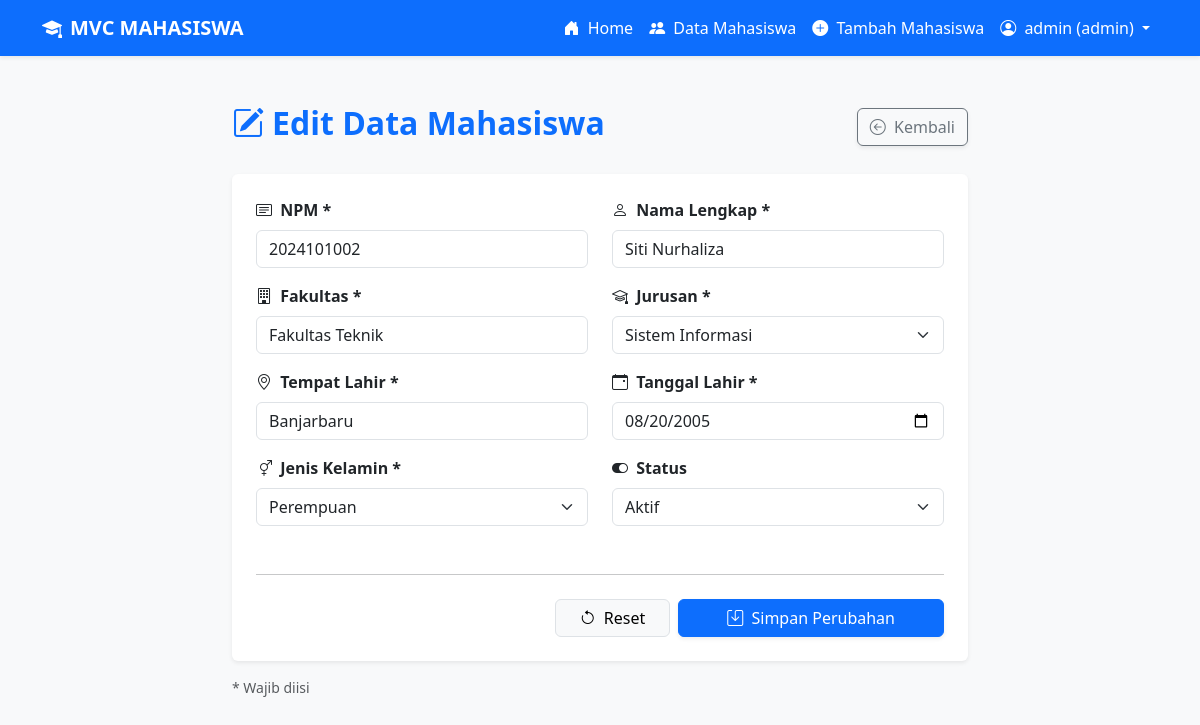
The page /mahasiswa/edit/2 (signed in) on the database its author committed.
### tables this page shows
CREATE TABLE IF NOT EXISTS mahasiswa (
    id INT(11) AUTO_INCREMENT PRIMARY KEY,
    created_at TIMESTAMP DEFAULT CURRENT_TIMESTAMP,
    updated_at TIMESTAMP DEFAULT CURRENT_TIMESTAMP ON UPDATE CURRENT_TIMESTAMP,
    status_id INT(1) DEFAULT 1 COMMENT '1: Aktif, 0: Nonaktif',
    npm VARCHAR(20) NOT NULL UNIQUE,
    nama_lengkap VARCHAR(100) NOT NULL,
    fakultas VARCHAR(100) NOT NULL,
    jurusan ENUM('Teknik Informatika', 'Sistem Informasi') NOT NULL,
    tempat_lahir VARCHAR(50) NOT NULL,
    tanggal_lahir DATE NOT NULL,
    jenis_kelamin ENUM('Laki-laki', 'Perempuan') NOT NULL,
    INDEX idx_status (status_id),
    INDEX idx_jurusan (jurusan)
);

### app/controllers/MahasiswaController.php (called while the page is built, shortened)
<?php
class MahasiswaController extends Controller {
    private $mahasiswaModel;
    public function __construct() {
        $this->mahasiswaModel = $this->model('MahasiswaModel');
    }
    public function edit($id) {
        $mahasiswa = $this->mahasiswaModel->find($id);
        $data['title'] = 'Edit Mahasiswa';
        $data['mahasiswa'] = $mahasiswa;
        $data['error'] = $this->flash('error');
        $this->view('mahasiswa/edit', $data);
    }
}
?>

### core/app.php (called while the page is built, shortened)
<?php
class App {
    protected $method = 'index';
    public function __construct() {
        $url = $this->parseURL();
        if (isset($url[0])) {
            $controllerName = ucfirst($url[0]) . 'Controller';
            if (file_exists('../app/controllers/' . $controllerName . '.php')) {
                unset($url[0]);
            }
        }
        $this->controller = new $this->controller;
        if (isset($url[1])) {
            if (method_exists($this->controller, $url[1])) {
                $this->method = $url[1];
                unset($url[1]);
            }
        }
        $this->params = $url ? array_values($url) : [];
        call_user_func_array([$this->controller, $this->method], $this->params);
    }
    public function parseURL() {
        if (isset($_GET['url'])) {
            $url = rtrim($_GET['url'], '/');
            $url = filter_var($url, FILTER_SANITIZE_URL);
            $url = explode('/', $url);
            return $url;
        }
        return [];
    }
}
?>

### public/index.php (called while the page is built, shortened)
<?php
require_once '../core/App.php';
require_once '../core/Controller.php';
require_once '../core/Model.php';
$app = new App();
?>

### config/database.php (called while the page is built, shortened)
<?php
class Database {
    private $host = 'localhost';
    private $dbname = 'uniska_latihan_mvc_2026';
    private $username = 'root';
    private $password = '';
    public function getConnection() {
        $this->conn = null;
        try {
            $this->conn = new PDO(
                "mysql:host=" . $this->host . ";dbname=" . $this->dbname,
                $this->username,
                $this->password
            );
            $this->conn->setAttribute(PDO::ATTR_ERRMODE, PDO::ERRMODE_EXCEPTION);
            $this->conn->exec("set names utf8");
        } catch(PDOException $e) {
            echo "Connection error: " . $e->getMessage();
        }
        return $this->conn;
    }
}
function getConnection() {
    $database = new Database();
    return $database->getConnection();
}
?>

### core/model.php (called while the page is built, shortened)
<?php
require_once '../config/database.php';
class Model {
    protected $table;
    protected $db;
    public function __construct() {
        $this->db = getConnection();
    }
    public function getById($id) {
        $query = "SELECT * FROM {$this->table} WHERE id = :id";
        $stmt = $this->db->prepare($query);
        $stmt->bindParam(':id', $id);
        $stmt->execute();
        return $stmt->fetch(PDO::FETCH_ASSOC);
    }
}
?>

### app/models/MahasiswaModel.php (called while the page is built, shortened)
<?php
class MahasiswaModel extends Model {
    public function find($id) {
        return $this->getById($id);
    }
}
?>

### app/views/mahasiswa/edit.php (the view, shortened to what this page needs)
<div class="row justify-content-center">
    <div class="col-md-8">
        <div class="d-flex justify-content-between align-items-center mb-4">
            <h2 class="text-primary fw-bold">
                <i class="bi bi-pencil-square me-2"></i>Edit Data Mahasiswa
            </h2>
            <a href="<?= BASEURL ?>mahasiswa/index" class="btn btn-outline-secondary shadow-sm">
                <i class="bi bi-arrow-left-circle me-1"></i> Kembali
            </a>
        </div>
        <div class="card border-0 shadow-sm">
            <div class="card-body p-4">
                <form action="<?= BASEURL ?>mahasiswa/update/<?= $mahasiswa['id'] ?>" method="POST">
                    <div class="row">
                        <div class="col-md-6 mb-3">
                            <label class="form-label fw-bold"><i class="bi bi-card-text me-1"></i> NPM *</label>
                            <input type="text" name="npm" class="form-control" value="<?= htmlspecialchars($mahasiswa['npm']) ?>" required>
                        </div>
                        <div class="col-md-6 mb-3">
                            <label class="form-label fw-bold"><i class="bi bi-person me-1"></i> Nama Lengkap *</label>
                            <input type="text" name="nama_lengkap" class="form-control" value="<?= htmlspecialchars($mahasiswa['nama_lengkap']) ?>" required>
                        </div>
                    </div>
                    <div class="row">
                        <div class="col-md-6 mb-3">
                            <label class="form-label fw-bold"><i class="bi bi-building me-1"></i> Fakultas *</label>
                            <input type="text" name="fakultas" class="form-control" value="<?= htmlspecialchars($mahasiswa['fakultas']) ?>" required>
                        </div>
                        <div class="col-md-6 mb-3">
                            <label class="form-label fw-bold"><i class="bi bi-mortarboard me-1"></i> Jurusan *</label>
                            <select name="jurusan" class="form-select" required>
                                <option value="Sistem Informasi" <?= $mahasiswa['jurusan'] == 'Sistem Informasi' ? 'selected' : '' ?>>Sistem Informasi</option>
                            </select>
                        </div>
                    </div>
                    <div class="row">
                        <div class="col-md-6 mb-3">
                            <label class="form-label fw-bold"><i class="bi bi-geo-alt me-1"></i> Tempat Lahir *</label>
                            <input type="text" name="tempat_lahir" class="form-control" value="<?= htmlspecialchars($mahasiswa['tempat_lahir']) ?>" required>
                        </div>
                        <div class="col-md-6 mb-3">
                            <label class="form-label fw-bold"><i class="bi bi-calendar-event me-1"></i> Tanggal Lahir *</label>
                            <input type="date" name="tanggal_lahir" class="form-control"
                                value="<?= htmlspecialchars($mahasiswa['tanggal_lahir']) ?>"
                                max="<?= date('Y-m-d') ?>" required>
                        </div>
                    </div>
                    <div class="row">
                        <div class="col-md-6 mb-3">
                            <label class="form-label fw-bold"><i class="bi bi-gender-ambiguous me-1"></i> Jenis Kelamin *</label>
                            <select name="jenis_kelamin" class="form-select" required>
                                <option value="Perempuan" <?= $mahasiswa['jenis_kelamin'] == 'Perempuan' ? 'selected' : '' ?>>Perempuan</option>
                            </select>
                        </div>
                        <div class="col-md-6 mb-4">
                            <label class="form-label fw-bold"><i class="bi bi-toggle-on me-1"></i> Status</label>
                            <select name="status_id" class="form-select">
                                <option value="1" <?= $mahasiswa['status_id'] == 1 ? 'selected' : '' ?>>Aktif</option>
                            </select>
                        </div>
                    </div>
                    <hr class="my-4">
                    <div class="d-grid gap-2 d-md-flex justify-content-md-end">
                        <button type="reset" class="btn btn-light border px-4">
                            <i class="bi bi-arrow-counterclockwise me-1"></i> Reset
                        </button>
                        <button type="submit" class="btn btn-primary px-5 shadow-sm">
                            <i class="bi bi-save me-1"></i> Simpan Perubahan
                        </button>
                    </div>
                </form>
            </div>
        </div>
        <p class="text-muted mt-3 small">* Wajib diisi</p>
    </div>
</div>

### app/views/templates/header.php (style rules this page uses)
body { background-color: #f8f9fa; font-family: 'Segoe UI', Tahoma, Geneva, Verdana, sans-serif; }

### rows shown on the page
mahasiswa: npm "2024101002", nama_lengkap "Siti Nurhaliza", fakultas "Fakultas Teknik", jurusan "Sistem Informasi", tempat_lahir "Banjarbaru", tanggal_lahir "08/20/2005", jenis_kelamin "Perempuan", status_id "Aktif"

### other values the page prints
$_SESSION['username'] "admin"
$_SESSION['role'] "admin"
